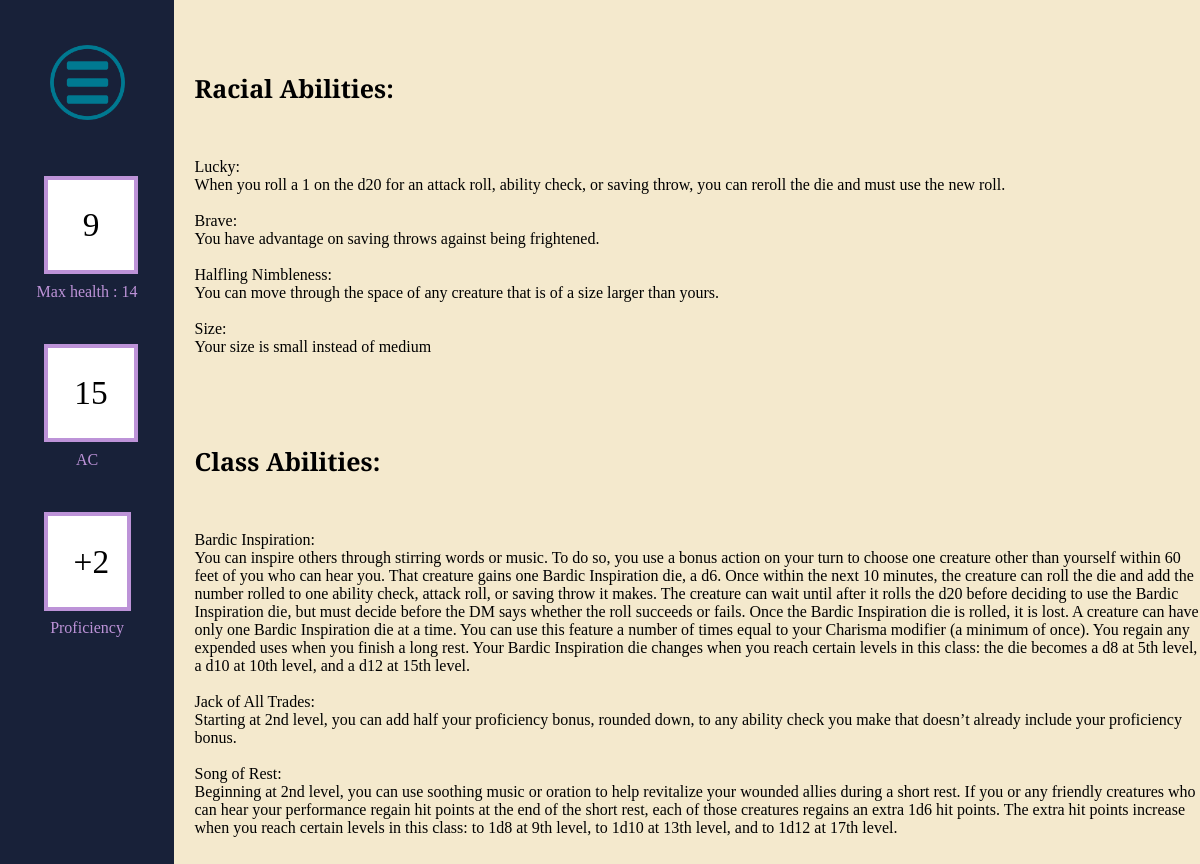
/character_abilities/59 (signed in), run on the app's committed database.
### tables this page shows
CREATE TABLE Ability (Ability_Id INTEGER PRIMARY KEY AUTOINCREMENT, Name Text, Description Text);

### routes.py (the view, shortened to what this page needs)
@app.route('/character_abilities/<id>')
def character_abilities(id):
    conn = sqlite3.connect(db)
    cur = conn.cursor()
    character_data = get_from_character(cur, id)
    if character_data is None:
        abort(404)
    elif ('user_id' not in session) or character_data[14] != session['user_id']:
        abort(403)
    resetSession()
    feat_names = []
    feat_descriptions = []
    feat_types = ["Race", "Class", "Background", "Subclass"]
    feat_types_parameters = [character_data[2], character_data[3],
                             character_data[5], character_data[13]]
    for i in range(4):
        added = ""
        if i == 1 or i == 3:
            added = f" AND Level <= {character_data[4]}"
        cur.execute(f'''SELECT Name,Description FROM Ability
                     WHERE Ability_Id IN (SELECT Ability_Id
                     FROM Ability{feat_types[i]}
                       WHERE {feat_types[i]}_Id =
                         {feat_types_parameters[i]}{added})''')
        data = cur.fetchall()
        feat_names.append([i[0] for i in data])
        feat_descriptions.append([i[1] for i in data])
    cur.execute('''SELECT Ability_Id,Type FROM AbilityCharacter
                 WHERE Character_Id = ?''', (id,))
    data = cur.fetchall()
    other_values = [id, character_data[6], character_data[12],
                    character_data[7], ((character_data[4]-1)//4)+2,
                    character_data[14], character_data[3], character_data[4]]
    return render_template('CharacterAbility.html', other_values=other_values,
                           names=feat_names, descs=feat_descriptions)

### routes.py (called while the page is built)
def resetSession():
    if 'user_id' in session:
        placeholder = session['user_id']
    else:
        placeholder = None
    session.clear()
    collect()
    if placeholder is not None:
        session['user_id'] = placeholder

def get_from_character(cur, id):
    cur.execute('SELECT * FROM Character WHERE Character_Id = ?', (id,))
    character_data = cur.fetchone()
    return character_data

### templates/CharacterAbility.html
{% extends 'sheetLayout.html' %}
{% set ability_types = ['Racial','Class','Background','Subclass'] %}
{% block content %}
<div class = "ability_sheet">
    {% for i in range(ability_types|length) %}
        {% if names[i]|length != 0 %}
            <h1 class = "ability_header">{{ability_types[i]}} Abilities:</h1>
            {% for j in range(names[i]|length) %}
                    {{names[i][j]}}:
                    {{descs[i][j]}}
            {% endfor %}
        {% endif %}
    {% endfor %}
</div>
{% endblock %}

### templates/sheetLayout.html (shortened to what this page needs)
<!DOCTYPE html>
<html>
    <head>
        <link rel = 'stylesheet', href = "{{ url_for('static', filename='styles.css') }}">
    </head>
    <body>
        <div class = 'sheet_container' id="sheet" data-id="{{ other_values[0] }}">
            <div class = 'side_bar'>
                <div>
                    <button class = "dropdown-menu" id="dropdown_button" onclick="toggleDropDown()">
                        <img src = "{{ url_for('static', filename='menu.png') }}" class = "menu_button">
                    </button>
                </div>
                <div>
                    <input type="number" id="HP" value='{{other_values[2]}}' class="side_input" max="9999">
                </div>
                Max health : {{other_values[1]}}
                <div>
                    <input type="number" id="AC" value='{{other_values[3]}}' class="side_input" max="9999">
                </div>
                AC
                <div class = 'side_info'>
                    +{{other_values[4]}}
                </div>
                Proficiency
            </div>
            <div class = 'sheet' data-joe = "Joe">
                {% block content %}{% endblock %}
            </div>
        </div>
    </body>
</html>

### static/styles.css (style rules this page uses)
.side_bar { background-color:#182139; height: 100%; min-width: 100%; overflow: hidden; text-align: center; color: #bd93d8; }
.side_info,.side_input { text-align: center; border: 4px solid #bd93d8; background-color: white; margin:25%; margin-bottom:5%; padding: 15%; font-size: 25pt; color: black; }
.side_input { width: 20%; font-family: "Bree Serif", serif; font-weight: 400; }
.menu_button { width: 100%; }
.dropdown-menu { border: none; cursor: pointer; appearance: none; background-color: inherit; margin:25%; margin-bottom:5%; text-align: center; }
.sheet_container { display: grid; grid-template-columns:14.5% 85.5%; grid-template-rows: 100%; min-height: 100%; font-family: "Bree Serif", serif; font-weight: 400; font-style: normal; }
.sheet { background-color: #f4e9cd; }
body { margin: 0px; height: 70vw; }
.ability_sheet { margin-left: 2%; white-space: pre-line; }
.ability_header { font-size: 25px; }

### data on the page
Ability: Name "Lucky", Description "When you roll a 1 on the d20 for an attack roll, ability check, or saving throw, you can reroll the die and must use the new roll."
Ability: Name "Brave", Description "You have advantage on saving throws against being frightened."
Ability: Name "Halfling Nimbleness", Description "You can move through the space of any creature that is of a size larger than yours."
Ability: Name "Size", Description "Your size is small instead of medium"
Ability: Name "Bardic Inspiration", Description "You can inspire others through stirring words or music. To do so, you use a bonus action on your turn to choose one creature other than yourself within 60 feet of you who can hear you. That creature gains one Bardic Inspiration die, a d6. Once within the next 10 minutes, the creature can roll the die and add the number rolled to one ability check, attack roll, or saving throw it makes. The creature can wait until after it rolls the d20 before deciding to use the Bardic Inspiration die, but must decide before the DM says whether the roll succeeds or fails. Once the Bardic Inspiration die is rolled, it is lost. A creature can have only one Bardic Inspiration die at a time. You can use this…"
Ability: Name "Jack of All Trades", Description "Starting at 2nd level, you can add half your proficiency bonus, rounded down, to any ability check you make that doesn’t already include your proficiency bonus."
Ability: Name "Song of Rest", Description "Beginning at 2nd level, you can use soothing music or oration to help revitalize your wounded allies during a short rest. If you or any friendly creatures who can hear your performance regain hit points at the end of the short rest, each of those creatures regains an extra 1d6 hit points. The extra hit points increase when you reach certain levels in this class: to 1d8 at 9th level, to 1d10 at 13th level, and to 1d12 at 17th level."

### other printed values
{{ other_values[1] }} "14"
{{ other_values[4] }} "2"
{{ ability_types[i] }} "Racial" "Class"
